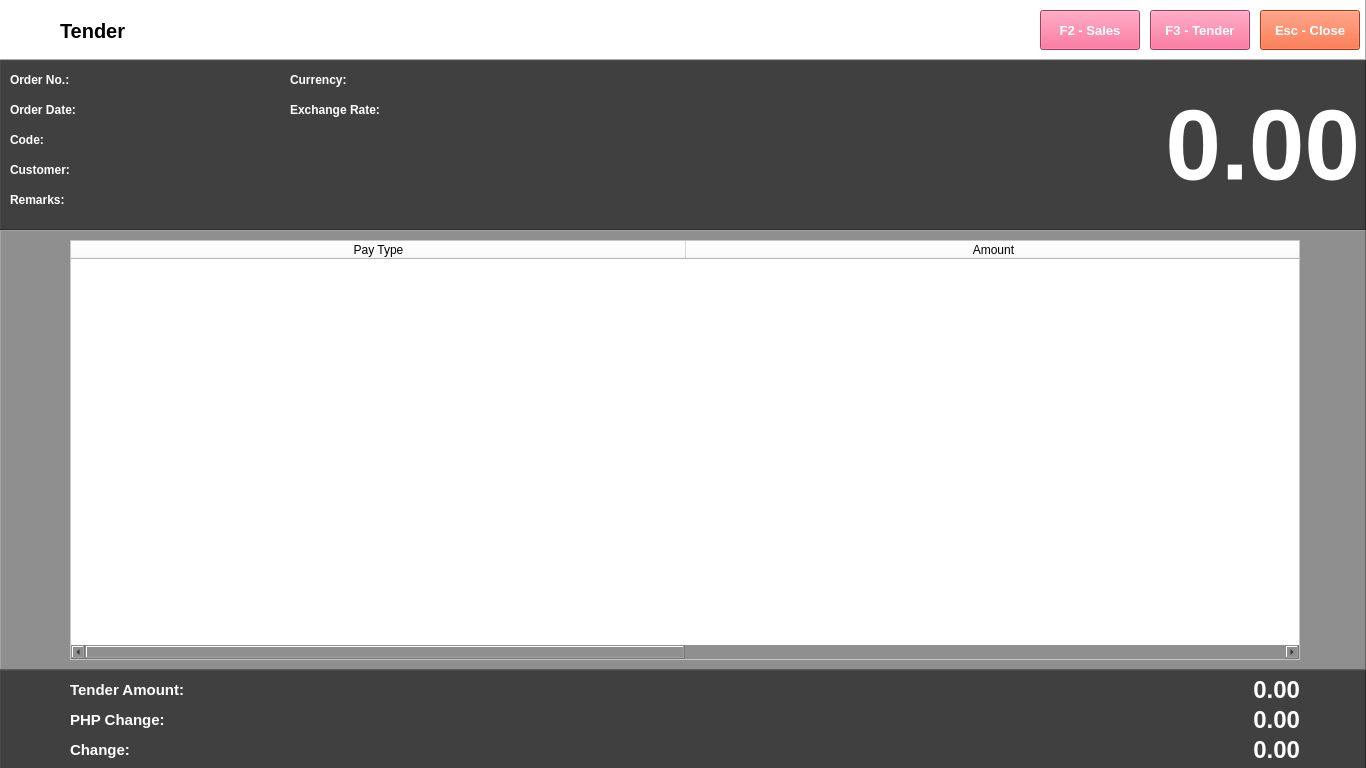
<?xml version="1.0" encoding="UTF-8"?>
<ui version="4.0">
 <class>Form</class>
 <widget class="QWidget" name="Form">
  <property name="geometry">
   <rect>
    <x>0</x>
    <y>0</y>
    <width>1366</width>
    <height>768</height>
   </rect>
  </property>
  <property name="font">
   <font>
    <family>Segoe UI</family>
    <pointsize>9</pointsize>
   </font>
  </property>
  <property name="windowTitle">
   <string>Form</string>
  </property>
  <widget class="QFrame" name="frame">
   <property name="geometry">
    <rect>
     <x>0</x>
     <y>0</y>
     <width>1366</width>
     <height>60</height>
    </rect>
   </property>
   <property name="autoFillBackground">
    <bool>false</bool>
   </property>
   <property name="styleSheet">
    <string notr="true">background-color: rgb(255, 255, 255);</string>
   </property>
   <property name="frameShape">
    <enum>QFrame::Panel</enum>
   </property>
   <property name="frameShadow">
    <enum>QFrame::Raised</enum>
   </property>
   <widget class="QLabel" name="label">
    <property name="geometry">
     <rect>
      <x>10</x>
      <y>10</y>
      <width>38</width>
      <height>32</height>
     </rect>
    </property>
    <property name="text">
     <string/>
    </property>
    <property name="pixmap">
     <pixmap>../../python-pos/img/Disbursement.png</pixmap>
    </property>
    <property name="scaledContents">
     <bool>true</bool>
    </property>
   </widget>
   <widget class="QLabel" name="label_2">
    <property name="geometry">
     <rect>
      <x>60</x>
      <y>10</y>
      <width>120</width>
      <height>41</height>
     </rect>
    </property>
    <property name="font">
     <font>
      <family>Segoe UI</family>
      <pointsize>15</pointsize>
      <weight>75</weight>
      <bold>true</bold>
     </font>
    </property>
    <property name="text">
     <string>Tender</string>
    </property>
    <property name="textFormat">
     <enum>Qt::PlainText</enum>
    </property>
   </widget>
   <widget class="QPushButton" name="pushButton_11">
    <property name="geometry">
     <rect>
      <x>1150</x>
      <y>10</y>
      <width>100</width>
      <height>40</height>
     </rect>
    </property>
    <property name="font">
     <font>
      <family>Segoe UI</family>
      <pointsize>10</pointsize>
      <weight>75</weight>
      <bold>true</bold>
     </font>
    </property>
    <property name="autoFillBackground">
     <bool>false</bool>
    </property>
    <property name="styleSheet">
     <string notr="true">background-color: rgb(240, 80, 128);
color: rgb(255, 255, 255);</string>
    </property>
    <property name="text">
     <string>F3 - Tender</string>
    </property>
   </widget>
   <widget class="QPushButton" name="pushButton_12">
    <property name="geometry">
     <rect>
      <x>1260</x>
      <y>10</y>
      <width>100</width>
      <height>40</height>
     </rect>
    </property>
    <property name="font">
     <font>
      <family>Segoe UI</family>
      <pointsize>10</pointsize>
      <weight>75</weight>
      <bold>true</bold>
     </font>
    </property>
    <property name="autoFillBackground">
     <bool>false</bool>
    </property>
    <property name="styleSheet">
     <string notr="true">background-color: rgb(243, 79, 28);
color: rgb(255, 255, 255);</string>
    </property>
    <property name="text">
     <string>Esc - Close</string>
    </property>
   </widget>
   <widget class="QPushButton" name="pushButton_3">
    <property name="geometry">
     <rect>
      <x>1040</x>
      <y>10</y>
      <width>100</width>
      <height>40</height>
     </rect>
    </property>
    <property name="font">
     <font>
      <family>Segoe UI</family>
      <pointsize>10</pointsize>
      <weight>75</weight>
      <bold>true</bold>
     </font>
    </property>
    <property name="autoFillBackground">
     <bool>false</bool>
    </property>
    <property name="styleSheet">
     <string notr="true">background-color: rgb(240, 80, 128);
color: rgb(255, 255, 255);</string>
    </property>
    <property name="text">
     <string>F2 - Sales</string>
    </property>
   </widget>
   <widget class="QLabel" name="label_12">
    <property name="geometry">
     <rect>
      <x>770</x>
      <y>10</y>
      <width>38</width>
      <height>32</height>
     </rect>
    </property>
    <property name="text">
     <string/>
    </property>
    <property name="pixmap">
     <pixmap>../../python-pos/img/Disbursement.png</pixmap>
    </property>
    <property name="scaledContents">
     <bool>true</bool>
    </property>
   </widget>
  </widget>
  <widget class="QFrame" name="frame_2">
   <property name="geometry">
    <rect>
     <x>0</x>
     <y>60</y>
     <width>1366</width>
     <height>170</height>
    </rect>
   </property>
   <property name="autoFillBackground">
    <bool>false</bool>
   </property>
   <property name="styleSheet">
    <string notr="true">background-color: rgb(64, 64, 64);</string>
   </property>
   <property name="frameShape">
    <enum>QFrame::Panel</enum>
   </property>
   <property name="frameShadow">
    <enum>QFrame::Raised</enum>
   </property>
   <widget class="QLabel" name="label_7">
    <property name="geometry">
     <rect>
      <x>10</x>
      <y>10</y>
      <width>38</width>
      <height>32</height>
     </rect>
    </property>
    <property name="text">
     <string/>
    </property>
    <property name="pixmap">
     <pixmap>../../python-pos/img/Disbursement.png</pixmap>
    </property>
    <property name="scaledContents">
     <bool>true</bool>
    </property>
   </widget>
   <widget class="QLabel" name="label_15">
    <property name="geometry">
     <rect>
      <x>770</x>
      <y>10</y>
      <width>38</width>
      <height>32</height>
     </rect>
    </property>
    <property name="text">
     <string/>
    </property>
    <property name="pixmap">
     <pixmap>../../python-pos/img/Disbursement.png</pixmap>
    </property>
    <property name="scaledContents">
     <bool>true</bool>
    </property>
   </widget>
  </widget>
  <widget class="QLabel" name="label_19">
   <property name="geometry">
    <rect>
     <x>10</x>
     <y>70</y>
     <width>80</width>
     <height>20</height>
    </rect>
   </property>
   <property name="font">
    <font>
     <family>Segoe UI</family>
     <pointsize>9</pointsize>
     <weight>75</weight>
     <bold>true</bold>
    </font>
   </property>
   <property name="styleSheet">
    <string notr="true">color: rgb(255, 255, 255);</string>
   </property>
   <property name="text">
    <string>Order No.:</string>
   </property>
  </widget>
  <widget class="QLabel" name="label_20">
   <property name="geometry">
    <rect>
     <x>10</x>
     <y>100</y>
     <width>80</width>
     <height>20</height>
    </rect>
   </property>
   <property name="font">
    <font>
     <family>Segoe UI</family>
     <pointsize>9</pointsize>
     <weight>75</weight>
     <bold>true</bold>
    </font>
   </property>
   <property name="styleSheet">
    <string notr="true">color: rgb(255, 255, 255);</string>
   </property>
   <property name="text">
    <string>Order Date:</string>
   </property>
  </widget>
  <widget class="QLabel" name="label_21">
   <property name="geometry">
    <rect>
     <x>10</x>
     <y>130</y>
     <width>80</width>
     <height>20</height>
    </rect>
   </property>
   <property name="font">
    <font>
     <family>Segoe UI</family>
     <pointsize>9</pointsize>
     <weight>75</weight>
     <bold>true</bold>
    </font>
   </property>
   <property name="styleSheet">
    <string notr="true">color: rgb(255, 255, 255);</string>
   </property>
   <property name="text">
    <string>Code:</string>
   </property>
  </widget>
  <widget class="QLabel" name="label_22">
   <property name="geometry">
    <rect>
     <x>10</x>
     <y>160</y>
     <width>80</width>
     <height>20</height>
    </rect>
   </property>
   <property name="font">
    <font>
     <family>Segoe UI</family>
     <pointsize>9</pointsize>
     <weight>75</weight>
     <bold>true</bold>
    </font>
   </property>
   <property name="styleSheet">
    <string notr="true">color: rgb(255, 255, 255);</string>
   </property>
   <property name="text">
    <string>Customer:</string>
   </property>
  </widget>
  <widget class="QLabel" name="label_23">
   <property name="geometry">
    <rect>
     <x>10</x>
     <y>190</y>
     <width>80</width>
     <height>20</height>
    </rect>
   </property>
   <property name="font">
    <font>
     <family>Segoe UI</family>
     <pointsize>9</pointsize>
     <weight>75</weight>
     <bold>true</bold>
    </font>
   </property>
   <property name="styleSheet">
    <string notr="true">color: rgb(255, 255, 255);</string>
   </property>
   <property name="text">
    <string>Remarks:</string>
   </property>
  </widget>
  <widget class="QLabel" name="label_24">
   <property name="geometry">
    <rect>
     <x>290</x>
     <y>70</y>
     <width>100</width>
     <height>20</height>
    </rect>
   </property>
   <property name="font">
    <font>
     <family>Segoe UI</family>
     <pointsize>9</pointsize>
     <weight>75</weight>
     <bold>true</bold>
    </font>
   </property>
   <property name="styleSheet">
    <string notr="true">color: rgb(255, 255, 255);</string>
   </property>
   <property name="text">
    <string>Currency:</string>
   </property>
  </widget>
  <widget class="QLabel" name="label_25">
   <property name="geometry">
    <rect>
     <x>290</x>
     <y>100</y>
     <width>100</width>
     <height>20</height>
    </rect>
   </property>
   <property name="font">
    <font>
     <family>Segoe UI</family>
     <pointsize>9</pointsize>
     <weight>75</weight>
     <bold>true</bold>
    </font>
   </property>
   <property name="styleSheet">
    <string notr="true">color: rgb(255, 255, 255);</string>
   </property>
   <property name="text">
    <string>Exchange Rate:</string>
   </property>
  </widget>
  <widget class="QLabel" name="label_26">
   <property name="geometry">
    <rect>
     <x>1150</x>
     <y>60</y>
     <width>210</width>
     <height>170</height>
    </rect>
   </property>
   <property name="font">
    <font>
     <family>Segoe UI</family>
     <pointsize>75</pointsize>
     <weight>75</weight>
     <bold>true</bold>
    </font>
   </property>
   <property name="styleSheet">
    <string notr="true">color: rgb(255, 255, 255);</string>
   </property>
   <property name="text">
    <string>0.00</string>
   </property>
   <property name="alignment">
    <set>Qt::AlignRight|Qt::AlignTrailing|Qt::AlignVCenter</set>
   </property>
  </widget>
  <widget class="QFrame" name="frame_3">
   <property name="geometry">
    <rect>
     <x>0</x>
     <y>670</y>
     <width>1366</width>
     <height>100</height>
    </rect>
   </property>
   <property name="autoFillBackground">
    <bool>false</bool>
   </property>
   <property name="styleSheet">
    <string notr="true">background-color: rgb(64, 64, 64);</string>
   </property>
   <property name="frameShape">
    <enum>QFrame::Panel</enum>
   </property>
   <property name="frameShadow">
    <enum>QFrame::Raised</enum>
   </property>
   <widget class="QLabel" name="label_14">
    <property name="geometry">
     <rect>
      <x>10</x>
      <y>10</y>
      <width>38</width>
      <height>32</height>
     </rect>
    </property>
    <property name="text">
     <string/>
    </property>
    <property name="pixmap">
     <pixmap>../../python-pos/img/Disbursement.png</pixmap>
    </property>
    <property name="scaledContents">
     <bool>true</bool>
    </property>
   </widget>
   <widget class="QLabel" name="label_29">
    <property name="geometry">
     <rect>
      <x>770</x>
      <y>10</y>
      <width>38</width>
      <height>32</height>
     </rect>
    </property>
    <property name="text">
     <string/>
    </property>
    <property name="pixmap">
     <pixmap>../../python-pos/img/Disbursement.png</pixmap>
    </property>
    <property name="scaledContents">
     <bool>true</bool>
    </property>
   </widget>
   <widget class="QLabel" name="label_30">
    <property name="geometry">
     <rect>
      <x>70</x>
      <y>40</y>
      <width>130</width>
      <height>20</height>
     </rect>
    </property>
    <property name="font">
     <font>
      <family>Segoe UI</family>
      <pointsize>11</pointsize>
      <weight>75</weight>
      <bold>true</bold>
     </font>
    </property>
    <property name="styleSheet">
     <string notr="true">color: rgb(255, 255, 255);</string>
    </property>
    <property name="text">
     <string>PHP Change:</string>
    </property>
   </widget>
   <widget class="QLabel" name="label_31">
    <property name="geometry">
     <rect>
      <x>70</x>
      <y>70</y>
      <width>130</width>
      <height>20</height>
     </rect>
    </property>
    <property name="font">
     <font>
      <family>Segoe UI</family>
      <pointsize>11</pointsize>
      <weight>75</weight>
      <bold>true</bold>
     </font>
    </property>
    <property name="styleSheet">
     <string notr="true">color: rgb(255, 255, 255);</string>
    </property>
    <property name="text">
     <string>Change:</string>
    </property>
   </widget>
   <widget class="QLabel" name="label_32">
    <property name="geometry">
     <rect>
      <x>70</x>
      <y>10</y>
      <width>130</width>
      <height>20</height>
     </rect>
    </property>
    <property name="font">
     <font>
      <family>Segoe UI</family>
      <pointsize>11</pointsize>
      <weight>75</weight>
      <bold>true</bold>
     </font>
    </property>
    <property name="styleSheet">
     <string notr="true">color: rgb(255, 255, 255);</string>
    </property>
    <property name="text">
     <string>Tender Amount:</string>
    </property>
   </widget>
   <widget class="QLabel" name="label_33">
    <property name="geometry">
     <rect>
      <x>1220</x>
      <y>10</y>
      <width>80</width>
      <height>20</height>
     </rect>
    </property>
    <property name="font">
     <font>
      <family>Segoe UI</family>
      <pointsize>18</pointsize>
      <weight>75</weight>
      <bold>true</bold>
     </font>
    </property>
    <property name="styleSheet">
     <string notr="true">color: rgb(255, 255, 255);</string>
    </property>
    <property name="text">
     <string>0.00</string>
    </property>
    <property name="alignment">
     <set>Qt::AlignRight|Qt::AlignTrailing|Qt::AlignVCenter</set>
    </property>
   </widget>
   <widget class="QLabel" name="label_34">
    <property name="geometry">
     <rect>
      <x>1220</x>
      <y>70</y>
      <width>80</width>
      <height>20</height>
     </rect>
    </property>
    <property name="font">
     <font>
      <family>Segoe UI</family>
      <pointsize>18</pointsize>
      <weight>75</weight>
      <bold>true</bold>
     </font>
    </property>
    <property name="styleSheet">
     <string notr="true">color: rgb(255, 255, 255);</string>
    </property>
    <property name="text">
     <string>0.00</string>
    </property>
    <property name="alignment">
     <set>Qt::AlignRight|Qt::AlignTrailing|Qt::AlignVCenter</set>
    </property>
   </widget>
   <widget class="QLabel" name="label_35">
    <property name="geometry">
     <rect>
      <x>1220</x>
      <y>40</y>
      <width>80</width>
      <height>20</height>
     </rect>
    </property>
    <property name="font">
     <font>
      <family>Segoe UI</family>
      <pointsize>18</pointsize>
      <weight>75</weight>
      <bold>true</bold>
     </font>
    </property>
    <property name="styleSheet">
     <string notr="true">color: rgb(255, 255, 255);</string>
    </property>
    <property name="text">
     <string>0.00</string>
    </property>
    <property name="alignment">
     <set>Qt::AlignRight|Qt::AlignTrailing|Qt::AlignVCenter</set>
    </property>
   </widget>
  </widget>
  <widget class="QFrame" name="frame_4">
   <property name="geometry">
    <rect>
     <x>0</x>
     <y>230</y>
     <width>1366</width>
     <height>440</height>
    </rect>
   </property>
   <property name="autoFillBackground">
    <bool>false</bool>
   </property>
   <property name="styleSheet">
    <string notr="true">background-color: rgb(143, 143, 143);</string>
   </property>
   <property name="frameShape">
    <enum>QFrame::Panel</enum>
   </property>
   <property name="frameShadow">
    <enum>QFrame::Raised</enum>
   </property>
   <widget class="QLabel" name="label_36">
    <property name="geometry">
     <rect>
      <x>10</x>
      <y>10</y>
      <width>38</width>
      <height>32</height>
     </rect>
    </property>
    <property name="text">
     <string/>
    </property>
    <property name="pixmap">
     <pixmap>../../python-pos/img/Disbursement.png</pixmap>
    </property>
    <property name="scaledContents">
     <bool>true</bool>
    </property>
   </widget>
   <widget class="QLabel" name="label_37">
    <property name="geometry">
     <rect>
      <x>770</x>
      <y>10</y>
      <width>38</width>
      <height>32</height>
     </rect>
    </property>
    <property name="text">
     <string/>
    </property>
    <property name="pixmap">
     <pixmap>../../python-pos/img/Disbursement.png</pixmap>
    </property>
    <property name="scaledContents">
     <bool>true</bool>
    </property>
   </widget>
   <widget class="QTableWidget" name="tableWidget">
    <property name="geometry">
     <rect>
      <x>70</x>
      <y>10</y>
      <width>1230</width>
      <height>420</height>
     </rect>
    </property>
    <property name="styleSheet">
     <string notr="true">background-color: rgb(255, 255, 255);</string>
    </property>
    <attribute name="horizontalHeaderCascadingSectionResizes">
     <bool>false</bool>
    </attribute>
    <attribute name="horizontalHeaderDefaultSectionSize">
     <number>615</number>
    </attribute>
    <column>
     <property name="text">
      <string>Pay Type</string>
     </property>
    </column>
    <column>
     <property name="text">
      <string>Amount</string>
     </property>
    </column>
   </widget>
  </widget>
 </widget>
 <resources/>
 <connections/>
</ui>
